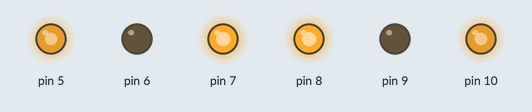
This sketch was run on a simulated Arduino Uno, built with avr-gcc and run on an emulated ATmega328P. Parts: output pins drawn as LEDs (lit = HIGH). What the sketch prints to the serial monitor is not drawn.

Above: at 1.0 s.
At 7.4 s:
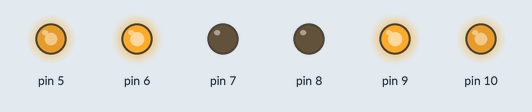
At 15.0 s:
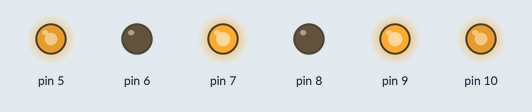
At 22.5 s:
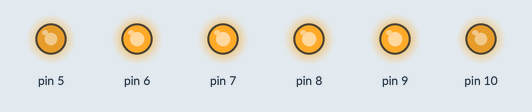
At 29.5 s:
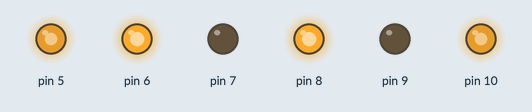
Timing chart, 0 to 30.8 s (numbered marks = the images above):
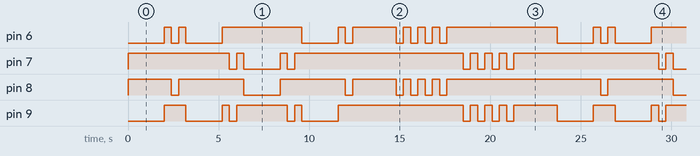

Measured:
- by itself, pin 8: repeats every 23.7 s: LOW 0.40 s, HIGH 3.6 s, LOW 2.0 s, HIGH 3.6 s, LOW 0.40 s, HIGH 2.4 s, 3 × (LOW 0.40 s, HIGH 0.40 s), LOW 0.40 s, HIGH 8.5 s
- by itself, pin 7: repeats every 23.7 s: LOW 0.40 s, HIGH 0.40 s, LOW 2.0 s, HIGH 0.40 s, LOW 0.40 s, HIGH 9.3 s, 3 × (LOW 0.40 s, HIGH 0.40 s), LOW 0.40 s, HIGH 8.0 s
- by itself, everything shown: repeats every 23.7 s, in 32 steps

The sketch:

LbridgeLibTest.ino
```cpp
#include <LMotorDriver.h>
const int in1 = 8;
const int in2 = 9;
const int ena = 10;
const int in3 = 7;
const int in4 = 6;
const int enb = 5;
const int s = 200;
const int w = 2000;

LMotorDriver d = LMotorDriver(in1, in2, in3, in4, ena, enb);

//As of right now, forward turns right and backward turns left. turns go straight
void setup() {
  // put your setup code here, to run once:
  Serial.begin(9600);
  Serial.println("Serial start ----------------");
  d.setSpd(s);
  /*
  d.left(s, true);
  d.right(s, true);
  delay(w);
  d.left(s, false);
  d.right(s, false);
  delay(w);
  d.brake();
  delay(w*5);
  */
}

void mForward() {
  d.forward();
  delay(w);
  d.brake();
  delay(400);
}

void mBackward() {
  d.backward();
  delay(w);
  d.brake();
  delay(400);
}

void mLeft90() {
  d.left(true);
  delay(400);
  d.brake();
  delay(400);
}

void mLeft45() {
  d.left(true);
  delay(200);
  d.brake();
  delay(400);
}


void mRight90() {
  d.right(true);
  delay(400);
  d.brake();
  delay(400);
}

void mRight45() {
  d.right(true);
  delay(200);
  d.brake();
  delay(400);
}

void loop() {
  // put your main code here, to run repeatedly:
 //
  mForward();
  mLeft90();
  mForward();
  mRight90();
  mBackward();
  mRight90();
  mForward();
  mLeft90();
  delay(w);
  mLeft90();
  mLeft90();
  mLeft90();
  mLeft90();
  delay(500);
  mRight90();
  mRight90();
  mRight90();
  mRight90();
  delay(w);
}
```
